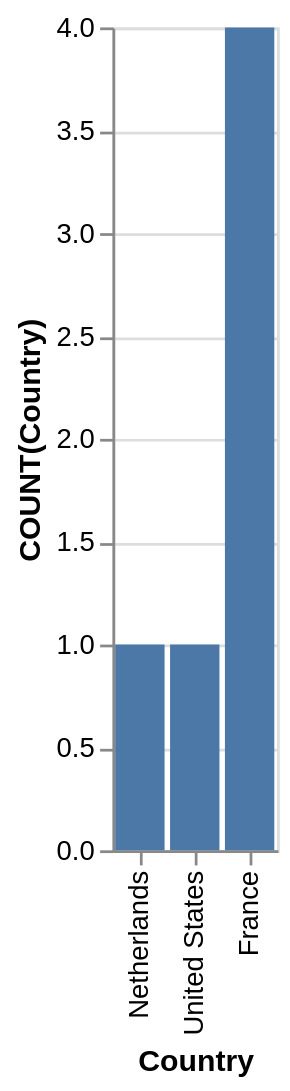

Vega-Lite specification stored for this chart:
### Vega-Lite specification from a JSON file in a GitHub repository (floating-point values rounded to 4 significant figures)
{"data": {"values": [{"x_data": "France", "y_data": 4}, {"x_data": "Netherlands", "y_data": 1}, {"x_data": "United States", "y_data": 1}]}, "mark": "bar", "encoding": {"x": {"field": "x_data", "type": "nominal", "title": "Country", "sort": {"op": "sum", "field": "y_data", "order": "ascending"}}, "y": {"field": "y_data", "type": "quantitative", "title": "COUNT(Country)"}}}
